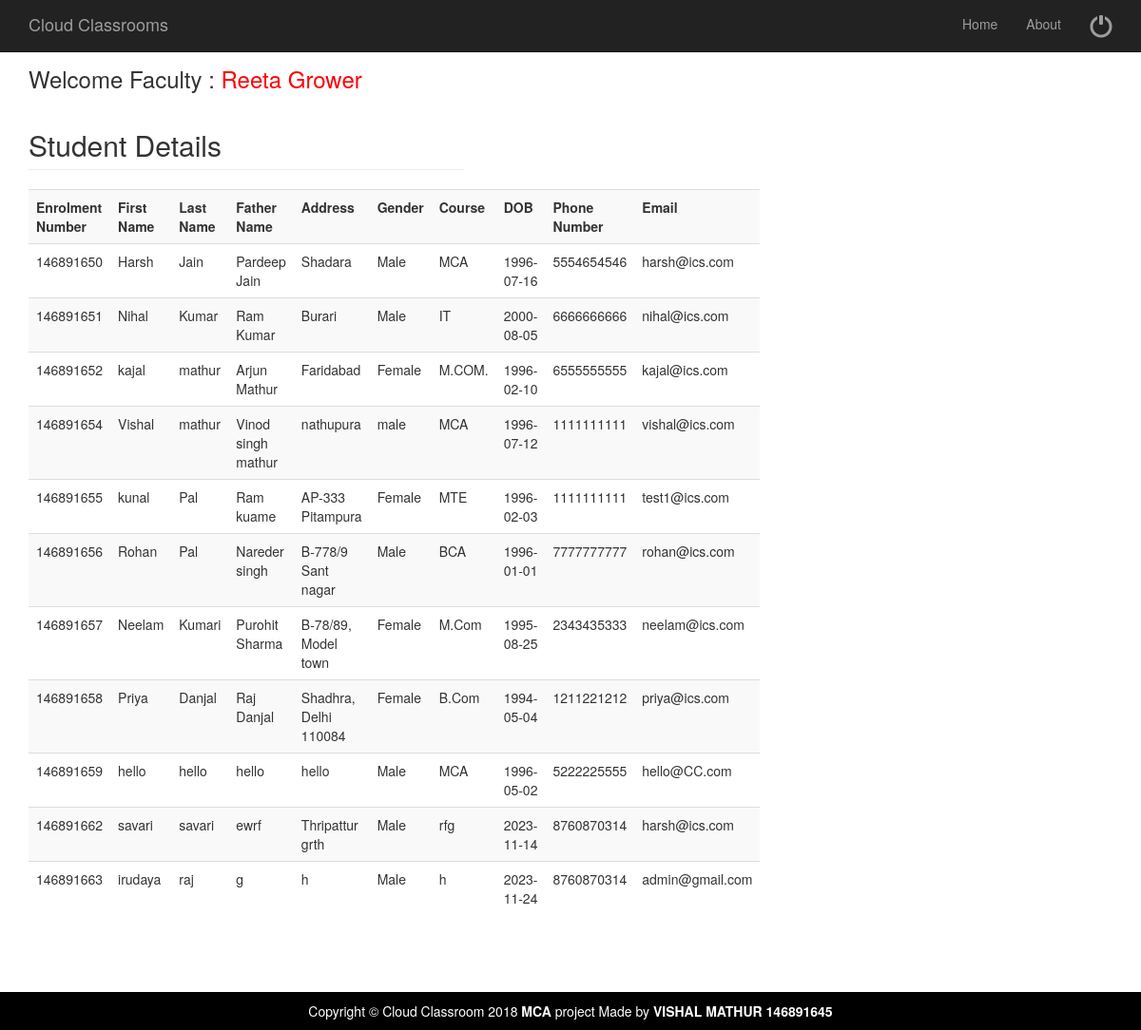
Screenshot of /viewstudentdetails.php (signed in) with the database file from the repository.
### tables this page shows
CREATE TABLE `studenttable` (
  `Eno` bigint(20) NOT NULL,
  `FName` varchar(30) NOT NULL,
  `LName` varchar(30) NOT NULL,
  `FaName` varchar(30) NOT NULL,
  `Addrs` text NOT NULL,
  `Gender` varchar(6) NOT NULL,
  `Course` varchar(20) NOT NULL,
  `DOB` date NOT NULL,
  `PhNo` bigint(10) NOT NULL,
  `Pass` varchar(20) NOT NULL,
  `Eid` varchar(50) NOT NULL
);

### viewstudentdetails.php (the view, shortened to what this page needs)
<?php
$fname = $_SESSION[ "fname" ];
?>
<?php include('fhead.php');  ?>
<div class="container">
	<div class="row">
		<div class="col-md-5">
			<h3> Welcome Faculty : <a href="welcomefaculty.php"><span style="color:#FF0004"> <?php echo $fname; ?></span></a></h3>
			<?php
			include( "database.php" );
			$sql = "select * from  studenttable";
			$result = mysqli_query( $connect, $sql );
			echo "<h2 class='page-header'>Student Details</h2>";
			echo "<table class='table table-striped' style='width:100%'>
<tr>
<th>Enrolment Number</th>
<th>First Name</th>
<th>Last Name</th>
<th>Father Name</th>
<th>Address</th>
<th>Gender</th>
<th>Course</th>
<th>DOB</th>
<th>Phone Number</th>
<th>Email</th>
</tr>";
			while ( $row = mysqli_fetch_array( $result ) ) {
				?>
			<tr>
				<td>
					<?PHP echo $row['Eno'];?>
				</td>
				<td>
					<?PHP echo $row['FName'];?>
				</td>
				<td>
					<?PHP echo $row['LName'];?>
				</td>
				<td>
					<?PHP echo $row['FaName'];?>
				</td>
				<td>
					<?PHP echo $row['Addrs'];?>
				</td>
				<td>
					<?PHP echo $row['Gender'];?>
				</td>
				<td>
					<?PHP echo $row['Course'];?>
				</td>
				<td>
					<?PHP echo $row['DOB'];?>
				</td>
				<td>
					<?PHP echo $row['PhNo'];?>
				</td>
				<td>
					<?PHP echo $row['Eid'];?>
				</td>
			</tr>
			<?php } ?>
			</table>
		</div>
	</div>
	<?php include('allfoot.php'); ?>

### css/modern-business.css (style rules this page uses)
html, body { height: 100%; }
body { padding-top: 50px; }

### rows the page displays
studenttable: Eno "146891650", FName "Harsh", LName "Jain", FaName "Pardeep Jain", Addrs "Shadara", Gender "Male", Course "MCA", DOB "1996-07-16", PhNo "5554654546", Eid "harsh@ics.com"
studenttable: Eno "146891651", FName "Nihal", LName "Kumar", FaName "Ram Kumar", Addrs "Burari", Gender "Male", Course "IT", DOB "2000-08-05", PhNo "6666666666", Eid "nihal@ics.com"
studenttable: Eno "146891652", FName "kajal", LName "mathur", FaName "Arjun Mathur", Addrs "Faridabad", Gender "Female", Course "M.COM.", DOB "1996-02-10", PhNo "6555555555", Eid "kajal@ics.com"
studenttable: Eno "146891654", FName "Vishal", LName "mathur", FaName "Vinod singh mathur", Addrs "nathupura", Gender "male", Course "MCA", DOB "1996-07-12", PhNo "1111111111", Eid "vishal@ics.com"
studenttable: Eno "146891655", FName "kunal", LName "Pal", FaName "Ram kuame", Addrs "AP-333 Pitampura", Gender "Female", Course "MTE", DOB "1996-02-03", PhNo "1111111111", Eid "test1@ics.com"
studenttable: Eno "146891656", FName "Rohan", LName "Pal", FaName "Nareder singh", Addrs "B-778/9 Sant nagar", Gender "Male", Course "BCA", DOB "1996-01-01", PhNo "7777777777", Eid "rohan@ics.com"
studenttable: Eno "146891657", FName "Neelam", LName "Kumari", FaName "Purohit Sharma", Addrs "B-78/89, Model town", Gender "Female", Course "M.Com", DOB "1995-08-25", PhNo "2343435333", Eid "neelam@ics.com"
studenttable: Eno "146891658", FName "Priya", LName "Danjal", FaName "Raj Danjal", Addrs "Shadhra, Delhi 110084", Gender "Female", Course "B.Com", DOB "1994-05-04", PhNo "1211221212", Eid "priya@ics.com"
studenttable: Eno "146891659", FName "hello", LName "hello", FaName "hello", Addrs "hello", Gender "Male", Course "MCA", DOB "1996-05-02", PhNo "5222225555", Eid "hello@CC.com"
studenttable: Eno "146891662", FName "savari", LName "savari", FaName "ewrf", Addrs "Thripattur grth", Gender "Male", Course "rfg", DOB "2023-11-14", PhNo "8760870314", Eid "harsh@ics.com"
studenttable: Eno "146891663", FName "irudaya", LName "raj", FaName "g", Addrs "h", Gender "Male", Course "h", DOB "2023-11-24", PhNo "8760870314", Eid "admin@gmail.com"

### other values shown
$fname "Reeta Grower"
